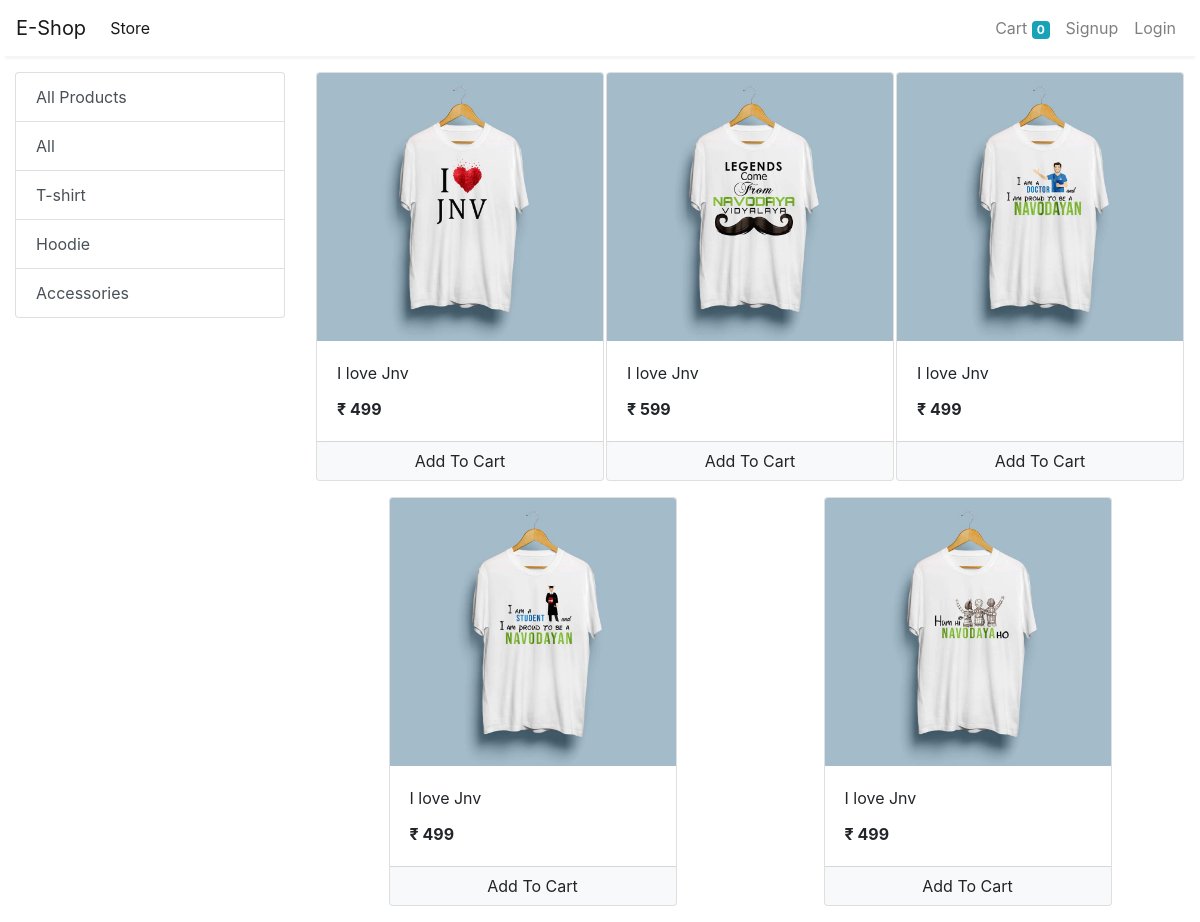
The app's page /store with its own data.
### store/models/category.py (models this page shows, shortened)
class Category(models.Model):
    name = models.CharField(max_length=20)
    @staticmethod
    def get_all_categories():
        return Category.objects.all()

### store/models/product.py (models this page shows, shortened)
class Product(models.Model):
    name = models.CharField(max_length=50)
    price = models.IntegerField(default=0)
    category = models.ForeignKey(Category, on_delete=models.CASCADE, default=1)
    description = models.CharField(max_length=200, default='' , null=True , blank=True)
    image = models.ImageField(upload_to='uploads/products/')
    @staticmethod
    def get_all_products():
        return Product.objects.all()

### store/views/home.py (the view)
# urls.py: path('' , include('store.urls')),
def store(request):
    cart = request.session.get('cart')
    if not cart:
        request.session['cart'] = {}
    products = None
    categories = Category.get_all_categories()
    categoryID = request.GET.get('category')
    if categoryID:
        products = Product.get_all_products_by_categoryid(categoryID)
    else:
        products = Product.get_all_products();
    data = {}
    data['products'] = products
    data['categories'] = categories
    print('you are : ', request.session.get('email'))
    return render(request, 'index.html', data)

### store/templatetags/cart.py (called while the page is built)
@register.filter(name='is_in_cart')
def is_in_cart(product  , cart):
    keys = cart.keys()
    for id in keys:
        if int(id) == product.id:
            return True
    return False;

### store/templatetags/custom_filter.py (called while the page is built)
@register.filter(name='currency')
def currency(number):
    return "₹ "+str(number)

### eshopdjango-master/store/templates/index.html (shortened to what this page needs)
{% extends 'base.html' %}
{% block content %}
{% load cart %}
{% load custom_filter %}
<div class="container-fluid mt-3">
	<div class="row">
		<div class="col-lg-3 mx-auto">
			<div class="list-group">
				<a href="/" class="list-group-item list-group-item-action">All Products</a>
				{% for category in categories %}
				<a href="/?category={{category.id}}"
					class="list-group-item list-group-item-action">{{category.name}}</a>
				{% endfor %}
			</div>
		</div>
		<div id='products' class="col-lg-9 mx-auto">
			<div class="row mx-auto">
				{% for product in products %}
				<div class="card mx-auto mb-3" id={{product.id}} style="width: 18rem;">
					<img class="card-img-top" src="{{product.image.url}}" alt="Card image cap">
					<div class="card-body">
						<p class="card-title">{{product.name}}</p>
						<p class="card-text"><b>{{product.price|currency}}</b></p>
					</div>
					<div class="card-footer p-0 no-gutters">
						{% if product|is_in_cart:request.session.cart %}
						<div class="row no-gutters">
							<form action="/#{{product.id}}" class="col-2 " method="post">
								{% csrf_token %}
								<input hidden type="text" name='product' value='{{product.id}}'>
								<input hidden type="text" name='remove' value='True'>
								<input type="submit" value=" - " class="btn btn-block btn-light border-right">
							</form>
							<div class="text-center col">{{product|cart_quantity:request.session.cart}} in Cart</div>
							<form action="/#{{product.id}}" class="col-2 " method="post">
								{% csrf_token %}
								<input hidden type="text" name='product' value='{{product.id}}'>
								<input type="submit" value=" + " class="btn btn-block btn-light border-left">
							</form>
						</div>
						{% else %}
						<form action="/#{{product.id}}" method="POST" class="btn-block">
							<input type="submit" class="float-right btn btn-light  form-control"
								value="Add To Cart">
						</form>
						{% endif %}
					</div>
				</div>
				{% endfor %}
			</div>
		</div>
	</div>
</div>
{% endblock %}

### eshopdjango-master/store/templates/base.html (shortened to what this page needs)
<!doctype html>
<html lang="en">
<head>
  <link rel="stylesheet" href="https://maxcdn.bootstrapcdn.com/bootstrap/4.0.0/css/bootstrap.min.css"
>
</head>
<body>
  <nav class="one-edge-shadow
  sticky-top navbar
  navbar-expand-lg
   navbar-light bg-white">
    <a class="navbar-brand" href="/">E-Shop</a>
    <div class="collapse navbar-collapse" id="navbarSupportedContent">
      <ul class="navbar-nav mr-auto">
        <li class="nav-item active">
          <a class="nav-link" href="/store">Store <span class="sr-only">(current)</span></a>
        </li>
      </ul>
      <ul class=" navbar-nav my-2 my-lg-0">
        <li class="nav-item ">
          <a class="nav-link" href="/cart">Cart
            <span class="badge badge-info">{{request.session.cart.keys|length}}</span>
            <span class="sr-only">(current)</span></a>
        </li>
        {% if request.session.customer %}
        <li class="nav-item ">
          <a class="nav-link" href="/orders">Orders<span class="sr-only">(current)</span></a>
        </li>
        <li class="nav-item ">
          <a class="nav-link" href="/logout">Logout<span class="sr-only">(current)</span></a>
        </li>
        {% else %}
        <li class="nav-item ">
          <a class="nav-link" href="/signup">Signup<span class="sr-only">(current)</span></a>
        </li>
        <li class="nav-item ">
          <a class="nav-link" href="/login">Login<span class="sr-only">(current)</span></a>
        </li>
        {% endif %}
      </ul>
    </div>
  </nav>
    {% block content %}{% endblock %}
</body>
</html>

### eshopdjango-master/store/templates/base.html (style rules this page uses)
nav { background-color: white; }
.one-edge-shadow { box-shadow: 0 8px 2px -5px rgb(246, 245, 245); }

### records on screen
Category: name "All"
Category: name "T-shirt"
Category: name "Hoodie"
Category: name "Accessories"
Product: image (picture), name "I love Jnv", price "₹ 499"
Product: image (picture), name "I love Jnv", price "₹ 599"
Product: image (picture), name "I love Jnv", price "₹ 499"
Product: image (picture), name "I love Jnv", price "₹ 499"
Product: image (picture), name "I love Jnv", price "₹ 499"

### other values on screen
{{ request.session.cart.keys|length }} "0"
